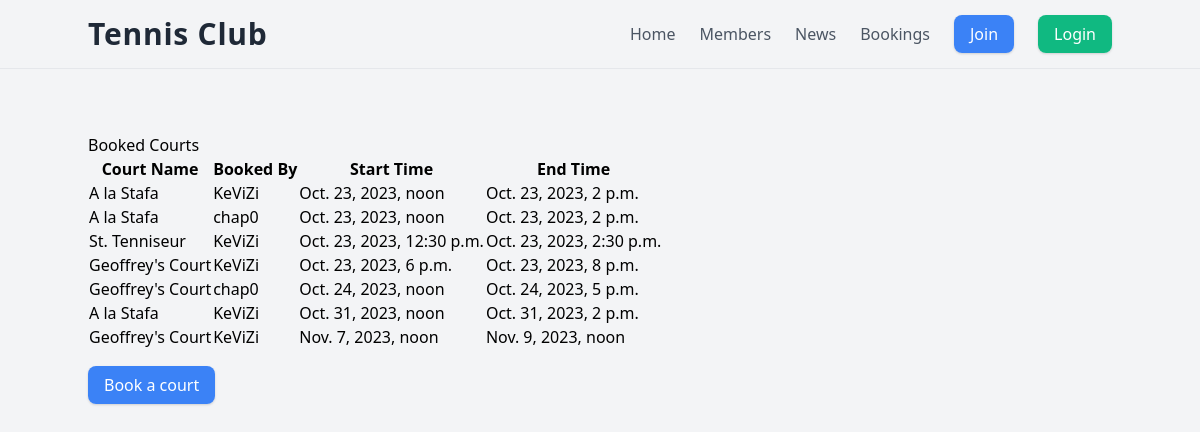
The page /booking/ on the database its author committed.
### booking/models.py (models this page shows, shortened)
class Booking(models.Model):
    user = models.ForeignKey(settings.AUTH_USER_MODEL, on_delete=models.CASCADE)
    court = models.ForeignKey(TennisCourt, on_delete=models.CASCADE)
    start_time = models.DateTimeField()
    end_time = models.DateTimeField()

class TennisCourt(models.Model):
    name = models.CharField(max_length=100)

### members/models.py (models this page shows)
class Member(AbstractUser):
    phone = models.IntegerField(null=True)
    joined_date = models.DateField(auto_now_add=True)

### booking/views.py (the view)
# urls.py: path('', views.view_bookings, name='booking/view_bookings'),
def view_bookings(request):
    bookings = Booking.objects.all().order_by('start_time')
    return render(request, 'view_bookings.html', {'bookings': bookings})

### booking/templates/view_bookings.html
{% extends 'master.html' %}
{% block content %}
    <h2>Booked Courts</h2>
    <table>
        <thead>
            <tr>
                <th>Court Name</th>
                <th>Booked By</th>
                <th>Start Time</th>
                <th>End Time</th>
            </tr>
        </thead>
        <tbody>
            {% for booking in bookings %}
            <tr>
                <td>{{ booking.court.name }}</td>
                <td>{{ booking.user.username }}</td>
                <td>{{ booking.start_time }}</td>
                <td>{{ booking.end_time }}</td>
            </tr>
            {% endfor %}
        </tbody>
    </table><br>
    <a href="./book" class="py-2 px-4 bg-blue-500 text-white rounded-lg shadow hover:bg-blue-600 transition-colors duration-200">Book a court</a>
{% endblock %}

### rows shown on the page
Booking: court.name "A la Stafa", user.username "KeViZi", start_time "Oct. 23, 2023, noon", end_time "Oct. 23, 2023, 2 p.m."
Booking: court.name "A la Stafa", user.username "chap0", start_time "Oct. 23, 2023, noon", end_time "Oct. 23, 2023, 2 p.m."
Booking: court.name "St. Tenniseur", user.username "KeViZi", start_time "Oct. 23, 2023, 12:30 p.m.", end_time "Oct. 23, 2023, 2:30 p.m."
Booking: court.name "Geoffrey's Court", user.username "KeViZi", start_time "Oct. 23, 2023, 6 p.m.", end_time "Oct. 23, 2023, 8 p.m."
Booking: court.name "Geoffrey's Court", user.username "chap0", start_time "Oct. 24, 2023, noon", end_time "Oct. 24, 2023, 5 p.m."
Booking: court.name "A la Stafa", user.username "KeViZi", start_time "Oct. 31, 2023, noon", end_time "Oct. 31, 2023, 2 p.m."
Booking: court.name "Geoffrey's Court", user.username "KeViZi", start_time "Nov. 7, 2023, noon", end_time "Nov. 9, 2023, noon"
